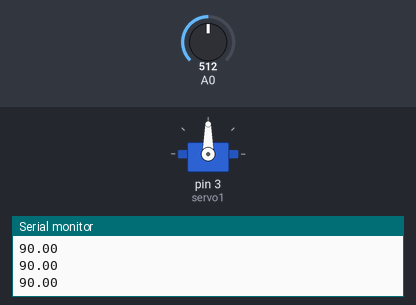
Bench run of a sketch on a simulated Arduino Uno, built with avr-gcc and run on an emulated ATmega328P. Parts: servo, the last lines printed to the serial monitor. The inputs (shaded band) are chosen by the test bench; at power-on: A0 = 512.

Above: at 1.3 s.
1.4 s: A0 set to 716
At 2.2 s:
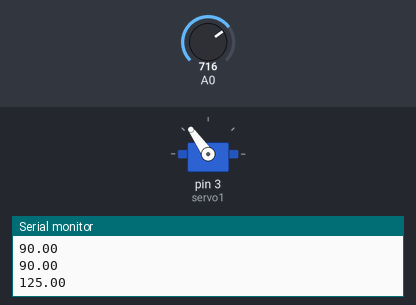
3.1 s: A0 set to 900
At 4.1 s:
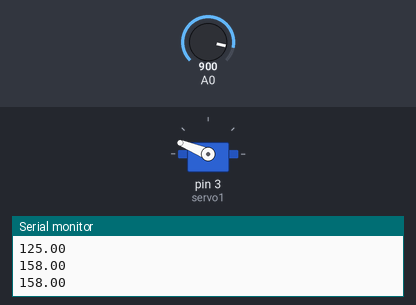
4.8 s: A0 set to 1023
At 6.1 s:
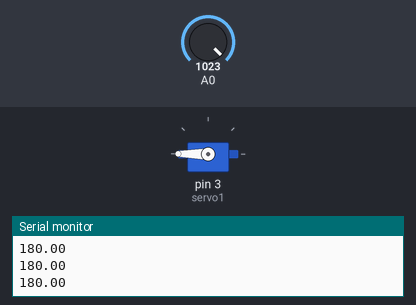
6.4 s: A0 set to 306
At 7.8 s:
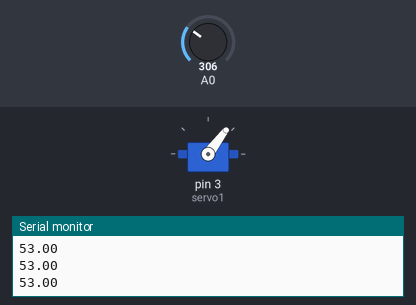
8.1 s: A0 set to 122
At 8.7 s:
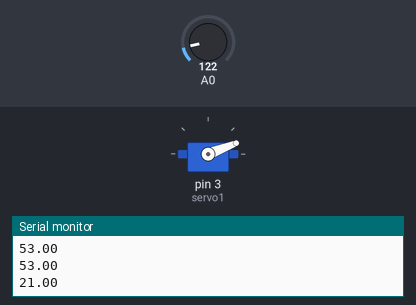
9.7 s: A0 set to 0
At 10.6 s:
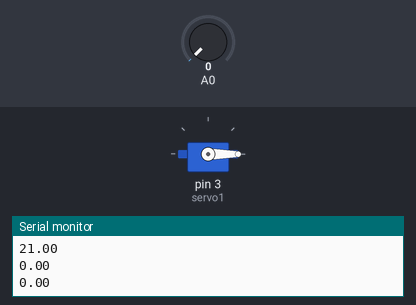
Timing chart, 0 to 12.4 s (numbered marks = the images above; inputs shaded):
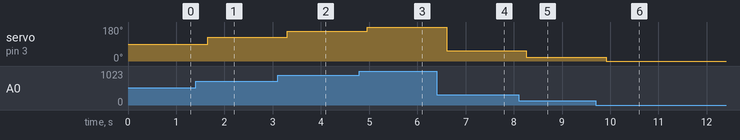

The sketch:

servo_con_poteciometro1.ino
```cpp
#include <Servo.h>

Servo servo1;

void setup()
{
  servo1.attach(3, 490, 2500); //microsegundo

  Serial.begin(9600);

}

void loop()
{

  float grados;
  float entrada;

  entrada = analogRead(A0);
  grados = map (entrada, 0, 1023, 0, 180);
  servo1.write(grados);

  Serial.println(grados);

  delay(550);

}
```

Measured:
- after the input at 1.4 s, servo on pin 3 (servo1): 90° → 125° after 0.25 s
- after the input at 3.1 s, servo on pin 3 (servo1): 125° → 158° after 0.20 s
- after the input at 4.8 s, servo on pin 3 (servo1): 158° → 180° after 0.16 s
- after the input at 6.4 s, servo on pin 3 (servo1): 180° → 53° after 0.21 s
- after the input at 8.1 s, servo on pin 3 (servo1): 53° → 21° after 0.16 s
- after the input at 9.7 s, servo on pin 3 (servo1): 21° → 0° after 0.21 s
